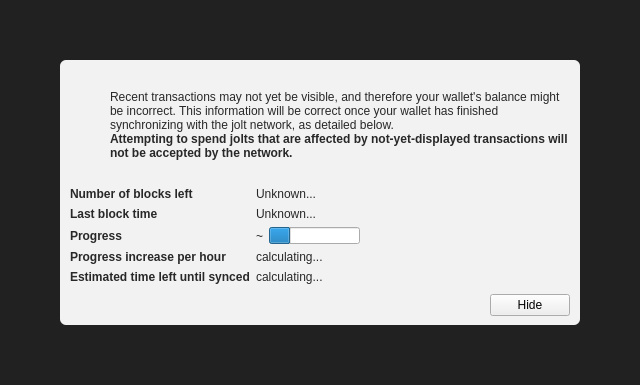
<?xml version="1.0" encoding="UTF-8"?>
<ui version="4.0">
 <class>ModalOverlay</class>
 <widget class="ModalOverlay" name="ModalOverlay">
  <property name="geometry">
   <rect>
    <x>0</x>
    <y>0</y>
    <width>640</width>
    <height>385</height>
   </rect>
  </property>
  <property name="windowTitle">
   <string>Form</string>
  </property>
  <layout class="QVBoxLayout" name="verticalLayout" stretch="0">
   <property name="sizeConstraint">
    <enum>QLayout::SetDefaultConstraint</enum>
   </property>
   <property name="leftMargin">
    <number>0</number>
   </property>
   <property name="topMargin">
    <number>0</number>
   </property>
   <property name="rightMargin">
    <number>0</number>
   </property>
   <property name="bottomMargin">
    <number>0</number>
   </property>
   <item>
    <widget class="QWidget" name="bgWidget" native="true">
     <property name="styleSheet">
      <string notr="true">#bgWidget { background: rgba(0,0,0,220); }</string>
     </property>
     <layout class="QVBoxLayout" name="verticalLayoutMain" stretch="1">
      <property name="leftMargin">
       <number>60</number>
      </property>
      <property name="topMargin">
       <number>60</number>
      </property>
      <property name="rightMargin">
       <number>60</number>
      </property>
      <property name="bottomMargin">
       <number>60</number>
      </property>
      <item>
       <widget class="QWidget" name="contentWidget" native="true">
        <property name="styleSheet">
         <string notr="true">#contentWidget { background: rgba(255,255,255,240); border-radius: 6px; }

QLabel { color: rgb(40,40,40);  }</string>
        </property>
        <layout class="QVBoxLayout" name="verticalLayoutSub" stretch="1,0,0,0">
         <property name="spacing">
          <number>0</number>
         </property>
         <property name="leftMargin">
          <number>10</number>
         </property>
         <property name="topMargin">
          <number>10</number>
         </property>
         <property name="rightMargin">
          <number>10</number>
         </property>
         <property name="bottomMargin">
          <number>10</number>
         </property>
         <item>
          <layout class="QHBoxLayout" name="horizontalLayoutIconText" stretch="0,1">
           <property name="topMargin">
            <number>20</number>
           </property>
           <item>
            <layout class="QVBoxLayout" name="verticalLayoutIcon">
             <property name="leftMargin">
              <number>0</number>
             </property>
             <item>
              <widget class="QPushButton" name="warningIcon">
               <property name="enabled">
                <bool>false</bool>
               </property>
               <property name="text">
                <string/>
               </property>
               <property name="icon">
                <iconset>
                 <normaloff>:/icons/warning</normaloff>
                 <disabledoff>:/icons/warning</disabledoff>:/icons/warning</iconset>
               </property>
               <property name="iconSize">
                <size>
                 <width>48</width>
                 <height>48</height>
                </size>
               </property>
               <property name="flat">
                <bool>true</bool>
               </property>
              </widget>
             </item>
             <item>
              <spacer name="verticalSpacerWarningIcon">
               <property name="orientation">
                <enum>Qt::Vertical</enum>
               </property>
               <property name="sizeHint" stdset="0">
                <size>
                 <width>20</width>
                 <height>40</height>
                </size>
               </property>
              </spacer>
             </item>
            </layout>
           </item>
           <item>
            <layout class="QVBoxLayout" name="verticalLayoutInfoText">
             <property name="leftMargin">
              <number>0</number>
             </property>
             <property name="topMargin">
              <number>0</number>
             </property>
             <item>
              <widget class="QLabel" name="infoText">
               <property name="text">
                <string>Recent transactions may not yet be visible, and therefore your wallet's balance might be incorrect. This information will be correct once your wallet has finished synchronizing with the jolt network, as detailed below.</string>
               </property>
               <property name="textFormat">
                <enum>Qt::RichText</enum>
               </property>
               <property name="wordWrap">
                <bool>true</bool>
               </property>
              </widget>
             </item>
             <item>
              <widget class="QLabel" name="infoTextStrong">
               <property name="font">
                <font>
                 <weight>75</weight>
                 <bold>true</bold>
                </font>
               </property>
               <property name="text">
                <string>Attempting to spend jolts that are affected by not-yet-displayed transactions will not be accepted by the network.</string>
               </property>
               <property name="textFormat">
                <enum>Qt::RichText</enum>
               </property>
               <property name="wordWrap">
                <bool>true</bool>
               </property>
              </widget>
             </item>
             <item>
              <spacer name="verticalSpacerInTextSpace">
               <property name="orientation">
                <enum>Qt::Vertical</enum>
               </property>
               <property name="sizeHint" stdset="0">
                <size>
                 <width>20</width>
                 <height>40</height>
                </size>
               </property>
              </spacer>
             </item>
            </layout>
           </item>
          </layout>
         </item>
         <item>
          <spacer name="verticalSpacerAfterText">
           <property name="orientation">
            <enum>Qt::Vertical</enum>
           </property>
           <property name="sizeHint" stdset="0">
            <size>
             <width>20</width>
             <height>40</height>
            </size>
           </property>
          </spacer>
         </item>
         <item>
          <layout class="QFormLayout" name="formLayout">
           <property name="fieldGrowthPolicy">
            <enum>QFormLayout::FieldsStayAtSizeHint</enum>
           </property>
           <property name="horizontalSpacing">
            <number>6</number>
           </property>
           <property name="verticalSpacing">
            <number>6</number>
           </property>
           <property name="topMargin">
            <number>10</number>
           </property>
           <item row="0" column="0">
            <widget class="QLabel" name="labelNumberOfBlocksLeft">
             <property name="font">
              <font>
               <weight>75</weight>
               <bold>true</bold>
              </font>
             </property>
             <property name="text">
              <string>Number of blocks left</string>
             </property>
            </widget>
           </item>
           <item row="0" column="1">
            <widget class="QLabel" name="numberOfBlocksLeft">
             <property name="text">
              <string>Unknown...</string>
             </property>
            </widget>
           </item>
           <item row="1" column="0">
            <widget class="QLabel" name="labelLastBlockTime">
             <property name="font">
              <font>
               <weight>75</weight>
               <bold>true</bold>
              </font>
             </property>
             <property name="text">
              <string>Last block time</string>
             </property>
            </widget>
           </item>
           <item row="1" column="1">
            <widget class="QLabel" name="newestBlockDate">
             <property name="sizePolicy">
              <sizepolicy hsizetype="Maximum" vsizetype="Preferred">
               <horstretch>0</horstretch>
               <verstretch>0</verstretch>
              </sizepolicy>
             </property>
             <property name="text">
              <string>Unknown...</string>
             </property>
            </widget>
           </item>
           <item row="2" column="0">
            <widget class="QLabel" name="labelSyncDone">
             <property name="font">
              <font>
               <weight>75</weight>
               <bold>true</bold>
              </font>
             </property>
             <property name="text">
              <string>Progress</string>
             </property>
            </widget>
           </item>
           <item row="2" column="1">
            <layout class="QHBoxLayout" name="horizontalLayoutSync" stretch="0,1">
             <item>
              <widget class="QLabel" name="percentageProgress">
               <property name="text">
                <string notr="true">~</string>
               </property>
              </widget>
             </item>
             <item>
              <widget class="QProgressBar" name="progressBar">
               <property name="value">
                <number>24</number>
               </property>
               <property name="format">
                <string/>
               </property>
              </widget>
             </item>
            </layout>
           </item>
           <item row="4" column="0">
            <widget class="QLabel" name="labelProgressIncrease">
             <property name="font">
              <font>
               <weight>75</weight>
               <bold>true</bold>
              </font>
             </property>
             <property name="text">
              <string>Progress increase per hour</string>
             </property>
            </widget>
           </item>
           <item row="4" column="1">
            <widget class="QLabel" name="progressIncreasePerH">
             <property name="text">
              <string>calculating...</string>
             </property>
            </widget>
           </item>
           <item row="5" column="0">
            <widget class="QLabel" name="labelEstimatedTimeLeft">
             <property name="font">
              <font>
               <weight>75</weight>
               <bold>true</bold>
              </font>
             </property>
             <property name="text">
              <string>Estimated time left until synced</string>
             </property>
            </widget>
           </item>
           <item row="5" column="1">
            <widget class="QLabel" name="expectedTimeLeft">
             <property name="text">
              <string>calculating...</string>
             </property>
            </widget>
           </item>
          </layout>
         </item>
         <item>
          <layout class="QHBoxLayout" name="horizontalLayoutButtons">
           <property name="leftMargin">
            <number>10</number>
           </property>
           <property name="topMargin">
            <number>10</number>
           </property>
           <item>
            <spacer name="horizontalSpacer">
             <property name="orientation">
              <enum>Qt::Horizontal</enum>
             </property>
             <property name="sizeHint" stdset="0">
              <size>
               <width>40</width>
               <height>20</height>
              </size>
             </property>
            </spacer>
           </item>
           <item>
            <widget class="QPushButton" name="closeButton">
             <property name="text">
              <string>Hide</string>
             </property>
            </widget>
           </item>
          </layout>
         </item>
        </layout>
       </widget>
      </item>
     </layout>
    </widget>
   </item>
  </layout>
 </widget>
 <customwidgets>
  <customwidget>
   <class>ModalOverlay</class>
   <extends>QWidget</extends>
   <header>modaloverlay.h</header>
   <container>1</container>
  </customwidget>
 </customwidgets>
 <resources/>
 <connections/>
</ui>
